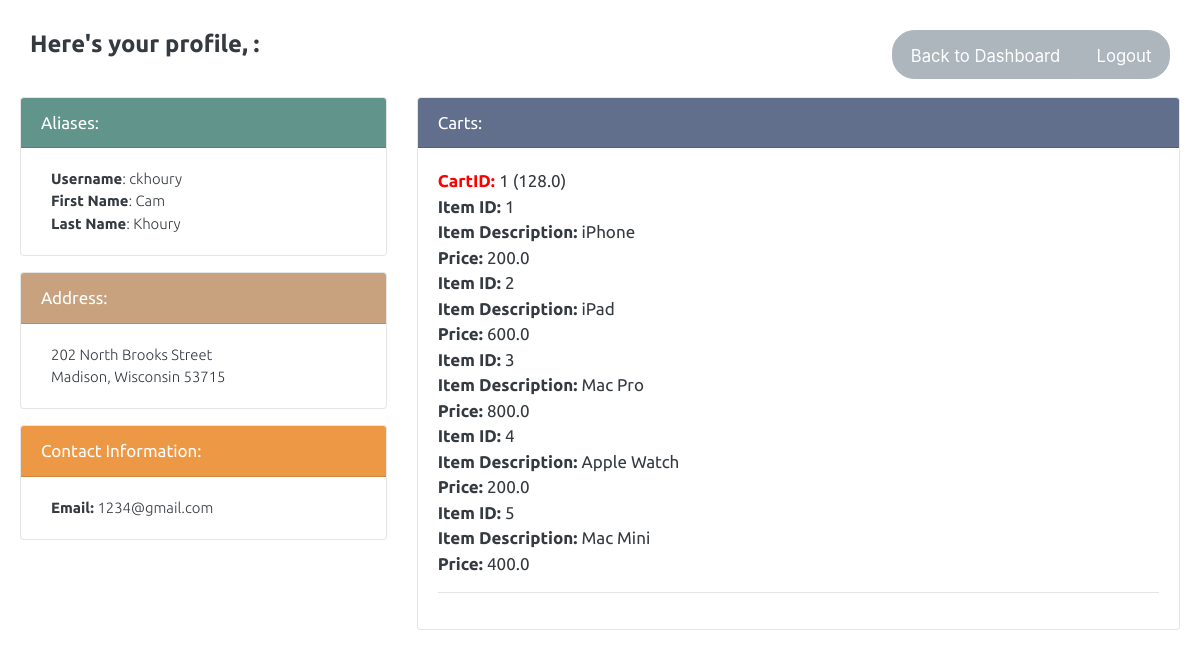
The app's page /profile (signed in), older data.
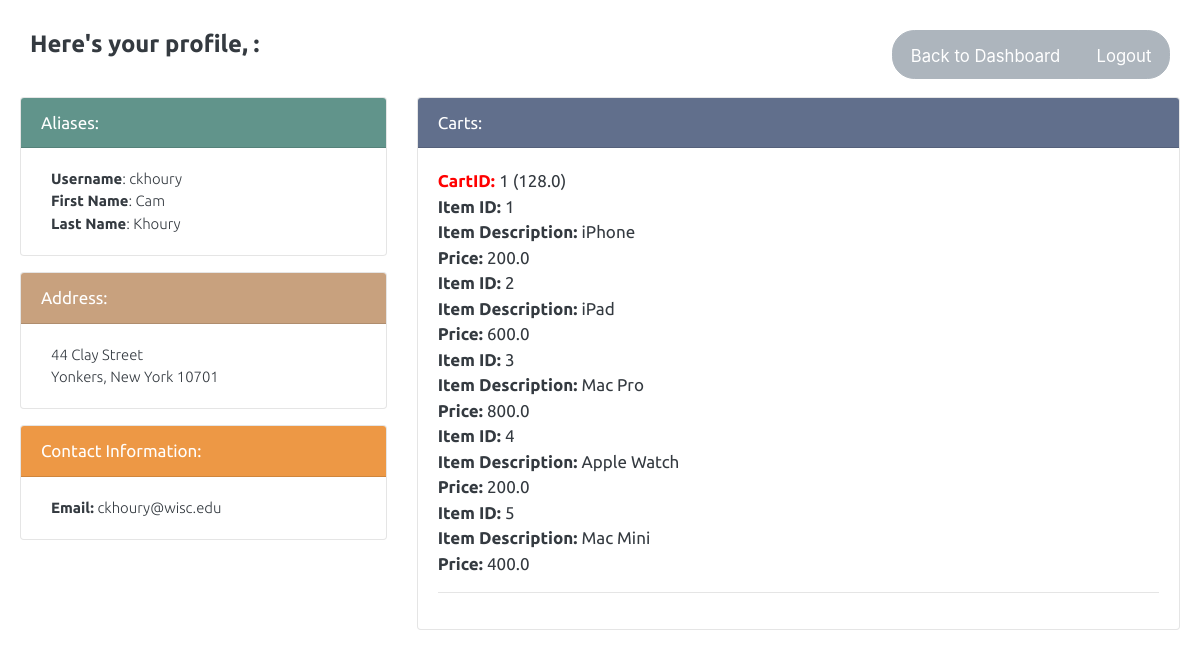
The same page, newer data.
### tables this page shows
CREATE TABLE User(
   UID INTEGER PRIMARY KEY,
   UserLevel TEXT,
   Username TEXT UNIQUE,
   Password TEXT,
   Email TEXT,
   Address TEXT,
   City Text,
   State Text,
   Zip Text,
   FirstName TEXT,
   LastName TEXT,
   OID INTEGER);

CREATE TABLE Cart(CID INTEGER PRIMARY KEY,
                IID INTEGER,
                Total REAL,
                SID INTEGER,
                UID INTEGER,
                FOREIGN KEY(IID) REFERENCES Item(IID),
                FOREIGN KEY(SID) REFERENCES Store(SID),
                FOREIGN KEY(UID) REFERENCES User(UID));

CREATE TABLE Item(IID INTEGER PRIMARY KEY, Price REAL, SID INTEGER NOT NULL, DESCRIPTION TEXT, QUANTITY INTEGER, FOREIGN KEY(SID) REFERENCES Store(SID));

### cartCombo_app.py (the view)
@app.route('/profile')
def profile():
    if not session.get('logged_in'):
       return render_template('login.html')
    con = sql.connect("data/test.db")
    con.row_factory = sql.Row
    cur = con.cursor()
    query = "select * from User where UID=\'" + str(UID) + "\'"
    cur.execute(query)
    rows = cur.fetchall()
    if len(rows) == 0:
       return home()
    profile = dict();
    profile['username']= rows[0]['Username']
    profile['firstname']= rows[0]['FirstName']
    profile['lastname'] = rows[0]['LastName']
    profile['email'] = rows[0]['Email']
    profile['address'] = rows[0]['Address']
    profile['city'] = rows[0]['City']
    profile['state'] = rows[0]['State']
    profile['zip'] = rows[0]['zip']
    query = "SELECT Cart.CID AS 'CartID',Cart.Total AS 'Total',Item.Description AS 'Description',Item.IID AS 'ItemID',Item.Price AS 'Price', Item.Quantity AS 'Quantity' FROM Cart INNER JOIN CartItem ON Cart.CID = CartItem.CID INNER JOIN Item ON CartItem.IID = Item.IID WHERE UID = \'" + str(UID) + "\'"
    cur.execute(query)
    rows = cur.fetchall()
    listOfCarts = [];
    listofItems = [];
    for x in range(0, len(rows)):
      cart = dict()
      cart['cartID'] = rows[x]['CartID']
      cart['total'] = rows[x]['total']
      if(cart not in listOfCarts): listOfCarts.append(cart)
      item = dict()
      item['cartID'] = rows[x]['CartID']
      item['itemID'] = rows[x]['ItemID']
      item['price'] = rows[x]['Price']
      item['description'] = rows[x]['Description']
      item['quantity'] = rows[x]['Quantity']
      if(item not in listofItems): listofItems.append(item)
    return render_template('profile.html', profile = profile, listOfItems = listofItems, listOfCarts = listOfCarts, numItemss = len(listofItems))

### templates/profile.html (shortened to what this page needs)
<!doctype html>
<html>
<head>
    <link rel="stylesheet" type="text/css" href="{{ url_for('static',filename='bootstrap_litera.min.css') }}">
    <link rel= "stylesheet" type= "text/css" href= "{{ url_for('static',filename='default_style.css') }}">
</head>
<body style="background-color: white">
    <header>
        <h2>Here's your profile, {{profile[1]}}:
            <div class="btn-group" style="float: right">
              <button type="button" class="btn btn-secondary"><a href = "/" style="color: white; text-decoration: none;"><small>Back to Dashboard</small></a>
              <button type="button" class="btn btn-secondary"><a href = "/logout" style="color: white; text-decoration: none;"><small>Logout</small></a>
    </h2>
    </header>
    <div class="wrapper">
        <div class="row">
            <div class="col-4">
                <div class="card bg-light mb-3" style="background-color: var(--light);">
                    <div class="card-header" style="background-color: var(--teal1); color: white">Aliases:</div>
                    <div class="card-body">
                        <p class="card-text"><strong>Username</strong>: {{profile['username']}}<br><strong>First Name</strong>: {{profile['firstname']}}<br><strong>Last Name</strong>: {{profile['lastname']}}</p>
                    </div>
                </div>
                <div class="card bg-light mb-3" style="background-color: var(--light);">
                    <div class="card-header" style="background-color: var(--orange1); color: white">Address:</div>
                    <div class="card-body">
                        <p class="card-text">{{profile['address']}}<br>{{profile['city']}}, {{profile['state']}} {{profile['zip']}}</p>
                    </div>
                </div>
                <div class="card bg-light mb-3" style="background-color: var(--light);">
                    <div class="card-header" style="background-color: var(--orange2); color: white">Contact Information:</div>
                    <div class="card-body">
                        <p class="card-text"><strong>Email:</strong> {{profile['email']}}</p>
                    </div>
                </div>
            </div>
            <div class="col-8">
                <div class="card bg-light mb-3" style="background-color: var(--light);">
                    <div class="card-header" style="background-color: var(--navy2); color: white">Carts:</div>
                    <div class="card-body">
                        {% for cart in listOfCarts %}
                        <div class="card-text"><strong style="color:red">CartID: </strong> {{cart['cartID']}} ({{cart['total']}})</div>
                            {% for item in listOfItems %}
                                {% if item["cartID"] == cart['cartID']%}
                                <div class="card-text"><strong>Item ID: </strong>{{item['itemID']}}</div>
                                <div class="card-text"><strong>Item Description: </strong>{{item['description']}}</div>
                                <div class="card-text"><strong>Price: </strong>{{item['price']}}</div>
                                {% endif %}
                            {% endfor %}
                            <hr/>
                        {% endfor %}
                    </div>
                </div>
            </div>
        </div>
    </div>
</body>
</html>

### static/default_style.css (style rules this page uses)
:root { --darkblue: #34495e; --navy1:#495a80; --navy2:#616f8c; --neutral:#9d9291; --orange1:#c8a17e; --orange2:#ed9845; --darkorange: #df7c18; }
header { max-width: 1200px; margin: 0 auto; padding: 20px 20px 0; }
h2 { font-size: 1.4em; padding: 10px; }
p { margin-bottom: 1em; padding: 0 10px; font-family: 'Ubuntu', sans-serif; font-size: .875em; font-weight: 100; }

### templates/profile.html (style rules this page uses)
body { font-family: 'Ubuntu', sans-serif; }
.btn-group { float: right; }
.btn-secondary { margin-left: 5%; }
strong { font-weight: bold; }
.wrapper { max-width: 1200px; margin: 0 auto; padding: 20px; }

Row changes from the older to the newer data that the page shows:
changed User "ckhoury": address "202 North Brooks Street" → "44 Clay Street"; city "Madison" → "Yonkers"; state "Wisconsin" → "New York"; zip "53715" → "10701"; email "1234@gmail.com" → "ckhoury@wisc.edu"
